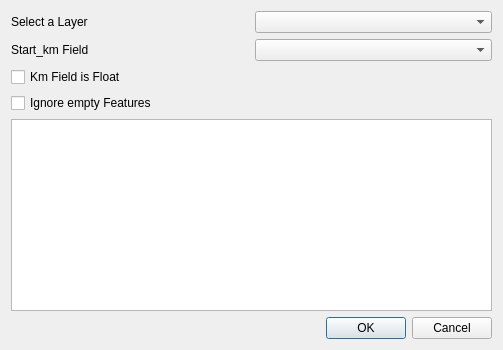
<?xml version="1.0" encoding="UTF-8"?>
<ui version="4.0">
 <class>SettingsWidget</class>
 <widget class="QWidget" name="SettingsWidget">
  <property name="geometry">
   <rect>
    <x>0</x>
    <y>0</y>
    <width>503</width>
    <height>350</height>
   </rect>
  </property>
  <property name="windowTitle">
   <string>DB_Streckenkm</string>
  </property>
  <layout class="QGridLayout" name="gridLayout">
   <item row="1" column="1">
    <widget class="QComboBox" name="comboBox_field">
     <property name="enabled">
      <bool>true</bool>
     </property>
    </widget>
   </item>
   <item row="3" column="0">
    <widget class="QCheckBox" name="checkBox_ignore_siding">
     <property name="enabled">
      <bool>true</bool>
     </property>
     <property name="text">
      <string>Ignore empty Features</string>
     </property>
    </widget>
   </item>
   <item row="0" column="0">
    <widget class="QLabel" name="label">
     <property name="text">
      <string>Select a Layer</string>
     </property>
    </widget>
   </item>
   <item row="5" column="0" colspan="2">
    <widget class="QDialogButtonBox" name="button_box">
     <property name="orientation">
      <enum>Qt::Orientation::Horizontal</enum>
     </property>
     <property name="standardButtons">
      <set>QDialogButtonBox::StandardButton::Cancel|QDialogButtonBox::StandardButton::Ok</set>
     </property>
    </widget>
   </item>
   <item row="0" column="1">
    <widget class="QComboBox" name="comboBox_layer"/>
   </item>
   <item row="2" column="0" colspan="2">
    <widget class="QCheckBox" name="checkBox_real">
     <property name="enabled">
      <bool>true</bool>
     </property>
     <property name="text">
      <string>Km Field is Float</string>
     </property>
    </widget>
   </item>
   <item row="1" column="0">
    <widget class="QLabel" name="label_2">
     <property name="enabled">
      <bool>true</bool>
     </property>
     <property name="text">
      <string>Start_km Field</string>
     </property>
    </widget>
   </item>
   <item row="4" column="0" colspan="2">
    <widget class="QListWidget" name="listWidget"/>
   </item>
  </layout>
 </widget>
 <resources/>
 <connections>
  <connection>
   <sender>button_box</sender>
   <signal>accepted()</signal>
   <receiver>SettingsWidget</receiver>
   <slot>accept()</slot>
   <hints>
    <hint type="sourcelabel">
     <x>20</x>
     <y>20</y>
    </hint>
    <hint type="destinationlabel">
     <x>20</x>
     <y>20</y>
    </hint>
   </hints>
  </connection>
  <connection>
   <sender>button_box</sender>
   <signal>rejected()</signal>
   <receiver>SettingsWidget</receiver>
   <slot>reject()</slot>
   <hints>
    <hint type="sourcelabel">
     <x>20</x>
     <y>20</y>
    </hint>
    <hint type="destinationlabel">
     <x>20</x>
     <y>20</y>
    </hint>
   </hints>
  </connection>
 </connections>
 <slots>
  <slot>accept()</slot>
  <slot>reject()</slot>
 </slots>
</ui>
